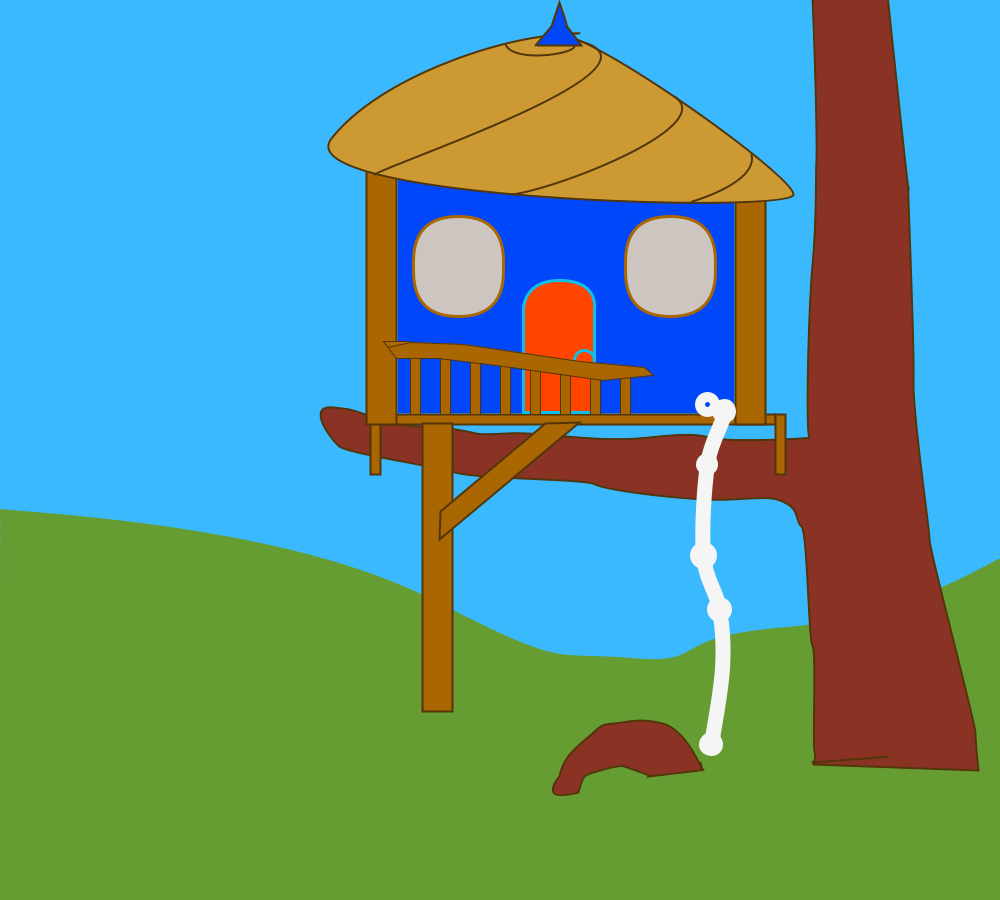
Frame 1 (no input)
Frame 60 (the mouse pressed at the canvas centre just before this capture): identical to frame 1, image omitted
Frame 120 (the mouse held since frame 60 and released just before this capture): identical to frame 1, image omitted

The Processing sketch that drew this single still picture (run headless with seeded random() and noise(); from frame 60 on, the mouse is pressed at the canvas centre):

// Processing sketch: processing_129743
// ── processing_129743.pde

// James Robe
// NMD 295
// "My tree House" 1-22-14
//the following code is code design assistor
boolean point = false;
int numberShape = 1;
int number = 0;
//the following code is a code deisng assistor

color skyblue = #3BB9FF; //color of sky
color grassgreen = #659D32; //color of grass
color treebrown = #8A3324; //tree color
color treebrown1 = #53350A; // tree outline color
color sandybrown = #CC9933; //wood color for house
color indigo = #0147FA; // roof top peice and house color
color supportwood = #AA6600;
color windowd = #CDC5BF; //window day color
void setup()
{
  size(1000,900);
  // sets the static background color for sky. 
 
}

void draw()
{
  //below code is a coding assistor
   if ( point == true)
 {
   println("point number" + "[" + number + "]" + "(" + mouseX + "," + mouseY + ")");
   fill(0);
      ellipse(mouseX, mouseY, 5, 5);
      noLoop();
      number = number + 1;
 }
 
 //above code is a coding assistor
  smooth(4);
   background(skyblue);
  //this shape is the large ground green mass. 
  noStroke();
  fill(grassgreen);
beginShape();
vertex(0.0, 509.0);
bezierVertex(-22.0, 682.0, -65.0, 503.0, 0.0, 509.0);
bezierVertex(65.0, 515.0, 292.0, 528.0, 431.0, 599.0);
bezierVertex(570.0, 670.0, 550.0, 651.0, 631.0, 658.0);
bezierVertex(712.0, 665.0, 661.0, 637.0, 787.0, 627.0);
bezierVertex(913.0, 617.0, 999.0, 555.0, 1000.0, 559.0);
bezierVertex(1001.0, 563.0, 1001.0, 966.0, 1000.0, 975.0);
bezierVertex(999.0, 984.0, 3.0, 983.0, 0.0, 985.0);
bezierVertex(-3.0, 987.0, 1.0, 529.0, 0.0, 509.0);
endShape();

// this is the code to draw the tree
fill(treebrown);
strokeWeight(2);
stroke(treebrown1);

beginShape();
vertex(812.0, 762.0);
bezierVertex(983.0, 749.0, 812.0, 762.0, 812.0, 762.0);
bezierVertex(812.0, 762.0, 816.0, 761.0, 814.0, 751.0);
bezierVertex(812.0, 741.0, 816.0, 651.0, 812.0, 645.0);
bezierVertex(808.0, 639.0, 807.0, 531.0, 801.0, 526.0);
bezierVertex(795.0, 521.0, 799.0, 510.0, 786.0, 503.0);
bezierVertex(773.0, 496.0, 768.0, 497.0, 730.0, 499.0);
bezierVertex(692.0, 501.0, 606.0, 490.0, 595.0, 484.0);
bezierVertex(584.0, 478.0, 479.0, 479.0, 455.0, 472.0);
bezierVertex(431.0, 465.0, 348.0, 453.0, 339.0, 446.0);
bezierVertex(330.0, 439.0, 305.0, 404.0, 333.0, 407.0);
bezierVertex(361.0, 410.0, 348.0, 410.0, 385.0, 420.0);
bezierVertex(422.0, 430.0, 411.0, 423.0, 448.0, 428.0);
bezierVertex(485.0, 433.0, 467.0, 435.0, 506.0, 433.0);
bezierVertex(545.0, 431.0, 594.0, 443.0, 649.0, 437.0);
bezierVertex(704.0, 431.0, 700.0, 437.0, 724.0, 439.0);
bezierVertex(748.0, 441.0, 813.0, 438.0, 809.0, 437.0);
bezierVertex(805.0, 436.0, 808.0, 308.0, 812.0, 265.0);
bezierVertex(816.0, 222.0, 815.0, 188.0, 816.0, 159.0);
bezierVertex(817.0, 130.0, 812.0, -30.0, 810.0, -30.0);
bezierVertex(808.0, -30.0, 884.0, -34.0, 884.0, -34.0);
bezierVertex(884.0, -34.0, 910.0, 215.0, 908.0, 188.0);
bezierVertex(906.0, 161.0, 914.0, 345.0, 913.0, 379.0);
bezierVertex(912.0, 413.0, 929.0, 528.0, 929.0, 539.0);
bezierVertex(929.0, 550.0, 975.0, 723.0, 975.0, 733.0);
bezierVertex(975.0, 743.0, 978.0, 770.0, 978.0, 770.0);
bezierVertex(978.0, 770.0, 813.0, 764.0, 813.0, 764.0);
endShape();

beginShape();
vertex(702.0, 770.0);
bezierVertex(697.0, 750.0, 702.0, 770.0, 702.0, 770.0);
bezierVertex(702.0, 770.0, 686.0, 729.0, 662.0, 723.0);
bezierVertex(638.0, 717.0, 627.0, 722.0, 614.0, 723.0);
bezierVertex(601.0, 724.0, 601.0, 725.0, 592.0, 733.0);
bezierVertex(583.0, 741.0, 583.0, 740.0, 572.0, 751.0);
bezierVertex(561.0, 762.0, 559.0, 776.0, 559.0, 776.0);
bezierVertex(559.0, 776.0, 550.0, 786.0, 553.0, 792.0);
bezierVertex(556.0, 798.0, 578.0, 792.0, 578.0, 792.0);
bezierVertex(578.0, 792.0, 581.0, 779.0, 584.0, 776.0);
bezierVertex(587.0, 773.0, 600.0, 770.0, 600.0, 770.0);
bezierVertex(600.0, 770.0, 618.0, 764.0, 624.0, 766.0);
bezierVertex(630.0, 768.0, 649.0, 775.0, 649.0, 775.0);
bezierVertex(649.0, 775.0, 648.0, 776.0, 648.0, 776.0);
bezierVertex(648.0, 776.0, 699.0, 770.0, 699.0, 770.0);
bezierVertex(699.0, 770.0, 703.0, 769.0, 703.0, 769.0);
endShape();


////////////////////building supports
fill(supportwood);
stroke(treebrown1);
strokeWeight(2);


//peices of wood at the very bottom of house
beginShape();
vertex(370,414);
vertex(775,414);
vertex(775,424);
vertex(370,424);
vertex(370,414);
endShape();

rect(775,414, 10, 60);
rect(370,414, 10, 60);

//support beams branching from the ground
rect(422,711,30, -288);

beginShape();
vertex(440,511);
vertex(545,423);
vertex(579,422);
vertex(439,539);
vertex(440,511);
endShape();

//building side supports
rect(366,170,30,254);
rect(765,170,-30,254);

////////////////////////end of building supports

//front wall
fill(indigo);
noStroke();
beginShape();
vertex(398,160);
vertex(734,193);
vertex(734,413);
vertex(398,413);
vertex(398,160);
endShape();

///////windows
fill(windowd);
stroke(supportwood);
strokeWeight(3);
//ellipse(662,294,80,80);
////cross window lines 
//line(663,257,663,335);
//line(623,295,702,295);
//
//ellipse(16,294,80,80);
////cross window lines 
//line(16,257,663,335);
//line(623,295,702,295);
rect(413,216, 90, 100, 50);
rect(625,216, 90, 100, 50);

//door
fill(#FF4500);
stroke(#0EBFE9);
beginShape();
vertex(523.0, 412.0);
bezierVertex(523.0, 412.0, 523.0, 412.0, 523.0, 412.0);
bezierVertex(523.0, 412.0, 523.0, 308.0, 523.0, 308.0);
bezierVertex(523.0, 308.0, 523.0, 279.0, 561.0, 280.0);
bezierVertex(599.0, 281.0, 594.0, 309.0, 594.0, 309.0);
bezierVertex(594.0, 309.0, 594.0, 412.0, 594.0, 412.0);
bezierVertex(594.0, 412.0, 524.0, 412.0, 524.0, 412.0);
endShape();

ellipse(584,360,20,20);

//railway
stroke(treebrown1);
strokeWeight(1);
fill(supportwood);

rect(410,414,10,-60);
rect(440,414,10,-65);
rect(470,414,10,-64);
rect(500,414,10,-57);
rect(530,414,10,-54);
rect(560,414,10,-50);
rect(590,414,10,-48);
rect(620,414,10,-47);

beginShape();
vertex(411.0, 342.0);
bezierVertex(358.0, 353.0, 411.0, 342.0, 411.0, 342.0);
bezierVertex(411.0, 342.0, 463.0, 344.0, 463.0, 344.0);
bezierVertex(463.0, 344.0, 579.0, 361.0, 579.0, 361.0);
bezierVertex(579.0, 361.0, 644.0, 367.0, 644.0, 367.0);
bezierVertex(644.0, 367.0, 653.0, 375.0, 653.0, 375.0);
bezierVertex(653.0, 375.0, 603.0, 380.0, 603.0, 380.0);
bezierVertex(603.0, 380.0, 503.0, 366.0, 503.0, 366.0);
bezierVertex(503.0, 366.0, 438.0, 358.0, 438.0, 358.0);
bezierVertex(438.0, 358.0, 396.0, 358.0, 396.0, 358.0);
bezierVertex(396.0, 358.0, 383.0, 341.0, 383.0, 341.0);
bezierVertex(383.0, 341.0, 410.0, 341.0, 410.0, 341.0);
endShape();



//knotted rope
beginShape();
noFill();
strokeWeight(15);
stroke(#F5F5F5); //white smoke color
curveVertex(707,404);
curveVertex(724,411);
curveVertex(707,464);
curveVertex(703,555);
curveVertex(719,609);
curveVertex(722,668);
curveVertex(711,744);
curveVertex(711,744);
endShape();

ellipse(707,404, 10,10);
ellipse(724,411, 9,9);
ellipse(707,464, 7,7);
ellipse(703,555, 12,12);
ellipse(719,609, 10,10);
ellipse(711,744, 9, 9);






//the roof
fill(sandybrown);
stroke(treebrown1);
strokeWeight(2);
beginShape();
vertex(552.0, 35.0);
bezierVertex(563.0, 33.0, 607.0, 31.0, 552.0, 35.0);
bezierVertex(497.0, 39.0, 379.0, 77.0, 331.0, 138.0);
bezierVertex(283.0, 199.0, 793.0, 214.0, 793.0, 194.0);
bezierVertex(793.0, 174.0, 570.0, 16.0, 552.0, 35.0);
endShape();

//roof lines
noFill();
curve(-512, 58, 560, 37, 374, 174, 366, 142);
curve(250, 20, 674, 96, 512, 194, 366, 142);
curve(650, 20, 751, 154, 692, 201, 800, 142);
curve(500,-100, 505, 44, 559, 40, 200, 0);

//roof peice
fill(indigo);
beginShape();
vertex(537.0, 45.0);
bezierVertex(537.0, 45.0, 537.0, 45.0, 537.0, 45.0);
bezierVertex(537.0, 45.0, 581.0, 45.0, 581.0, 45.0);
bezierVertex(581.0, 45.0, 563.0, 21.0, 566.0, 26.0);
bezierVertex(569.0, 31.0, 559.0, 2.0, 559.0, 2.0);
bezierVertex(559.0, 2.0, 551.0, 26.0, 551.0, 26.0);
bezierVertex(551.0, 26.0, 535.0, 45.0, 535.0, 45.0);
endShape();








// house supports that go form ground to the house supporting it. 


//beginShape();
//vertex(993.0, 755.0);
//bezierVertex(993.0, 755.0, 993.0, 755.0, 993.0, 755.0);
//bezierVertex(993.0, 755.0, 788.0, 746.0, 788.0, 746.0);
//bezierVertex(788.0, 746.0, 790.0, 652.0, 786.0, 646.0);
//bezierVertex(782.0, 640.0, 786.0, 539.0, 780.0, 534.0);
//bezierVertex(774.0, 529.0, 776.0, 513.0, 763.0, 506.0);
//bezierVertex(750.0, 499.0, 689.0, 481.0, 646.0, 475.0);
//bezierVertex(603.0, 469.0, 490.0, 496.0, 490.0, 496.0);
//bezierVertex(490.0, 496.0, 406.0, 489.0, 395.0, 483.0);
//bezierVertex(384.0, 477.0, 350.0, 466.0, 326.0, 456.0);
//bezierVertex(302.0, 446.0, 209.0, 447.0, 185.0, 440.0);
//bezierVertex(161.0, 433.0, 116.0, 429.0, 107.0, 422.0);
//bezierVertex(98.0, 415.0, 78.0, 389.0, 102.0, 397.0);
//bezierVertex(126.0, 405.0, 119.0, 394.0, 156.0, 404.0);
//bezierVertex(193.0, 414.0, 276.0, 408.0, 313.0, 413.0);
//bezierVertex(350.0, 418.0, 364.0, 419.0, 387.0, 430.0);
//bezierVertex(410.0, 441.0, 433.0, 442.0, 448.0, 446.0);
//bezierVertex(463.0, 450.0, 524.0, 437.0, 573.0, 409.0);
//bezierVertex(622.0, 381.0, 673.0, 387.0, 696.0, 384.0);
//bezierVertex(719.0, 381.0, 752.0, 390.0, 766.0, 394.0);
//bezierVertex(780.0, 398.0, 799.0, 405.0, 795.0, 404.0);
//bezierVertex(791.0, 403.0, 793.0, 315.0, 797.0, 272.0);
//bezierVertex(801.0, 229.0, 791.0, 196.0, 792.0, 167.0);
//bezierVertex(793.0, 138.0, 787.0, -24.0, 787.0, -24.0);
//bezierVertex(787.0, -24.0, 894.0, -28.0, 894.0, -28.0);
//bezierVertex(894.0, -28.0, 920.0, 221.0, 918.0, 194.0);
//bezierVertex(916.0, 167.0, 939.0, 349.0, 938.0, 383.0);
//bezierVertex(937.0, 417.0, 959.0, 549.0, 959.0, 549.0);
//bezierVertex(959.0, 549.0, 959.0, 581.0, 969.0, 637.0);
//bezierVertex(979.0, 693.0, 995.0, 756.0, 995.0, 756.0);
//endShape();

}

void keyPressed()
{
  if (key == CODED)
  {
    if (keyCode == ALT)
    {
      point = true;
      loop();
}
if (keyCode == UP)
{
  println();
  println("New Shape" + "(" + numberShape + ")");
  numberShape = 1 + numberShape;
}
  
  }
}
